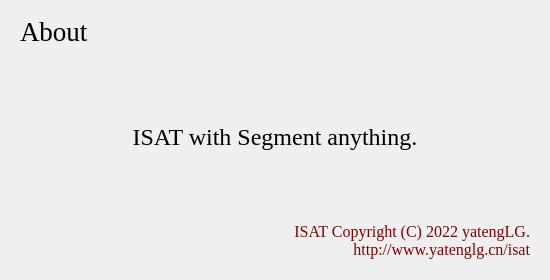
<?xml version="1.0" encoding="UTF-8"?>
<ui version="4.0">
 <class>Dialog</class>
 <widget class="QDialog" name="Dialog">
  <property name="geometry">
   <rect>
    <x>0</x>
    <y>0</y>
    <width>550</width>
    <height>280</height>
   </rect>
  </property>
  <property name="minimumSize">
   <size>
    <width>550</width>
    <height>280</height>
   </size>
  </property>
  <property name="maximumSize">
   <size>
    <width>550</width>
    <height>280</height>
   </size>
  </property>
  <property name="windowTitle">
   <string>about</string>
  </property>
  <layout class="QVBoxLayout" name="verticalLayout">
   <item>
    <widget class="QWidget" name="widget" native="true">
     <layout class="QVBoxLayout" name="verticalLayout_2">
      <property name="spacing">
       <number>0</number>
      </property>
      <property name="leftMargin">
       <number>0</number>
      </property>
      <property name="topMargin">
       <number>0</number>
      </property>
      <property name="rightMargin">
       <number>0</number>
      </property>
      <property name="bottomMargin">
       <number>0</number>
      </property>
      <item>
       <widget class="QWidget" name="widget_2" native="true">
        <property name="maximumSize">
         <size>
          <width>16777215</width>
          <height>40</height>
         </size>
        </property>
        <layout class="QHBoxLayout" name="horizontalLayout">
         <item>
          <widget class="QLabel" name="label">
           <property name="maximumSize">
            <size>
             <width>16777215</width>
             <height>50</height>
            </size>
           </property>
           <property name="font">
            <font>
             <family>Times New Roman</family>
             <pointsize>20</pointsize>
            </font>
           </property>
           <property name="text">
            <string>About</string>
           </property>
          </widget>
         </item>
        </layout>
       </widget>
      </item>
      <item>
       <widget class="QWidget" name="widget_3" native="true">
        <property name="font">
         <font>
          <family>Times New Roman</family>
          <pointsize>12</pointsize>
         </font>
        </property>
        <layout class="QVBoxLayout" name="verticalLayout_3">
         <item>
          <widget class="QLabel" name="label_2">
           <property name="font">
            <font>
             <pointsize>18</pointsize>
            </font>
           </property>
           <property name="text">
            <string>ISAT with Segment anything.</string>
           </property>
           <property name="alignment">
            <set>Qt::AlignCenter</set>
           </property>
          </widget>
         </item>
         <item>
          <widget class="QLabel" name="label_4">
           <property name="maximumSize">
            <size>
             <width>16777215</width>
             <height>40</height>
            </size>
           </property>
           <property name="layoutDirection">
            <enum>Qt::LeftToRight</enum>
           </property>
           <property name="styleSheet">
            <string notr="true">color: rgb(133, 0, 0);</string>
           </property>
           <property name="text">
            <string>ISAT Copyright (C) 2022 yatengLG.
http://www.yatenglg.cn/isat</string>
           </property>
           <property name="alignment">
            <set>Qt::AlignRight|Qt::AlignTrailing|Qt::AlignVCenter</set>
           </property>
          </widget>
         </item>
        </layout>
       </widget>
      </item>
     </layout>
    </widget>
   </item>
  </layout>
 </widget>
 <resources>
  <include location="../icons.qrc"/>
 </resources>
 <connections/>
</ui>
